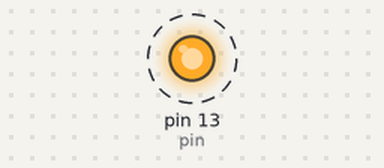
This sketch was run on a simulated Arduino Uno, built with avr-gcc and run on an emulated ATmega328P. Parts: output pins drawn as LEDs (lit = HIGH). Dashed ring = blinking.

Above: at 0.05 s.
Timing chart, 0 to 3.0 s (numbered marks = the images above):
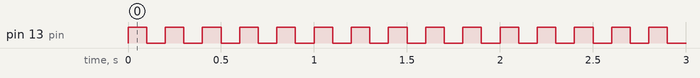

Measured:
- by itself, pin 13 (pin): alternates HIGH for 0.10 s and LOW for 0.10 s

The sketch:

Ex1Led13.ino
```cpp
#define pin 13

void setup() {
pinMode(pin,OUTPUT);

}

void loop() {
digitalWrite(pin,HIGH);
delay(100);
digitalWrite(pin,LOW);
delay(100);
}
```
